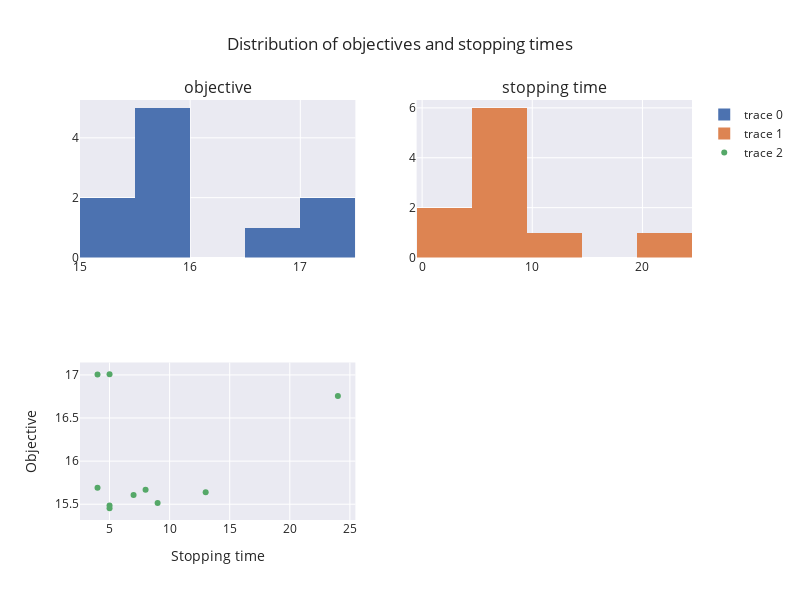

The notebook cell saved with this chart:
### Markdown cell above
### Run the model

### Code cell
# initialize the model and the policy
policy_names = ["sell_low", "high_low", "track"]
state_names = ["price", "price_smoothed", "resource", "bias"]
init_state = {
    "price": initPrice,
    "price_smoothed": initPrice,
    "resource": 1,
    "bias": initBias,
}
decision_names = ["sell", "hold"]

M = AssetSellingModel(state_names, decision_names, init_state, exog_params, T)
P = AssetSellingPolicy(M, policy_names)
t = 0

# make a policy_info dict object to pass policy-specific parameters
policy_info = {
    "sell_low": param_list[0],
    "high_low": param_list[1],
    "track": param_list[2],
}

start = time.time()
print(
    "Selected policy {}, time horizon {}, initial price {} and number of iterations {}".format(
        policy_selected, T, initPrice, nIterations
    )
)

# Evaluate one of the policies for one value of theta
if grid_search == False:
    contribution_iterations = []
    state_histories = []
    for i in range(nIterations):
        contribution, t_stop, state_history = P.run_policy(
            policy_info, policy_selected, t
        )
        contribution_iterations.append((contribution, t_stop))
        state_history["iteration"] = i
        state_histories.append(state_history)

    contribution_iterations = pd.DataFrame(
        contribution_iterations, columns=["objective", "stopping time"]
    )
    state_histories = pd.concat(state_histories)

    print("Contribution per iteration: ")
    print(contribution_iterations)

    fig = make_subplots(rows=2, cols=2, subplot_titles=["objective", "stopping time"])

    fig.add_trace(
        go.Histogram(x=contribution_iterations["objective"]),
        row=1,
        col=1,
    )

    fig.add_trace(
        go.Histogram(x=contribution_iterations["stopping time"]), row=1, col=2
    )

    fig.add_trace(
        go.Scatter(
            x=contribution_iterations["stopping time"],
            y=contribution_iterations["objective"],
            mode="markers",
        ),
        row=2,
        col=1,
    )
    fig["layout"]["xaxis3"]["title"] = "Stopping time"
    fig["layout"]["yaxis3"]["title"] = "Objective"

    fig.update_layout(
        height=600,
        width=800,
        title_text="Distribution of objectives and stopping times",
    )
    fig.show()

else:
    # Run a grid-search procedure for the selected policy

    # Get the theta values to carry out a full grid search
    theta_values, theta_high_values, theta_low_values = P.grid_search_theta_values(
        policy_selected,
        sheet2["low_min"][0],
        sheet2["low_max"][0],
        sheet2["high_min"][0],
        sheet2["high_max"][0],
        sheet2["track_min"][0],
        sheet2["track_max"][0],
        sheet2["increment_size"][0],
    )
    # use those theta values to calculate corresponding contribution values

    contribution_iterations = [
        P.vary_theta(policy_info, policy_selected, t, theta_values)
        for ite in list(range(nIterations))
    ]

    contribution_iterations = np.array(contribution_iterations)
    contribution_avgs = contribution_iterations.mean(axis=0)

    if policy_selected == "high_low":
        # plot average contributions of theta values on a heat map
        contribution_matrix = np.reshape(
            contribution_avgs[:, 0], (len(theta_low_values), -1)
        )
        fig = px.imshow(
            contribution_matrix,
            labels={"x": "theta_high", "y": "theta_low"},
            x=theta_high_values,
            y=theta_low_values,
        )
        fig.show()
    else:
        # plot average contributions of theta values in a line graph
        fig = px.line(x=theta_low_values, y=contribution_avgs[:, 0])
        fig.show()

end = time.time()
print("{} secs".format(end - start))

### Figure 1 — Plotly figure (JSON) as saved in the notebook; plotly's stock layout.template omitted (floating-point values rounded to 4 significant figures)
{"data": [{"type": "histogram", "x": [15.67, 15.64, 15.48, 17.01, 15.45, 15.69, 15.61, 16.75, 15.52, 17.0], "xaxis": "x", "yaxis": "y"}, {"type": "histogram", "x": [8, 13, 5, 5, 5, 4, 7, 24, 9, 4], "xaxis": "x2", "yaxis": "y2"}, {"mode": "markers", "type": "scatter", "x": [8, 13, 5, 5, 5, 4, 7, 24, 9, 4], "xaxis": "x3", "y": [15.67, 15.64, 15.48, 17.01, 15.45, 15.69, 15.61, 16.75, 15.52, 17.0], "yaxis": "y3"}], "layout": {"annotations": [{"font": {"size": 16}, "showarrow": false, "text": "objective", "x": 0.225, "xanchor": "center", "xref": "paper", "y": 1, "yanchor": "bottom", "yref": "paper"}, {"font": {"size": 16}, "showarrow": false, "text": "stopping time", "x": 0.775, "xanchor": "center", "xref": "paper", "y": 1, "yanchor": "bottom", "yref": "paper"}], "height": 600, "title": {"text": "Distribution of objectives and stopping times"}, "width": 800, "xaxis": {"anchor": "y", "domain": [0, 0.45]}, "xaxis2": {"anchor": "y2", "domain": [0.55, 1]}, "xaxis3": {"anchor": "y3", "domain": [0, 0.45], "title": {"text": "Stopping time"}}, "xaxis4": {"anchor": "y4", "domain": [0.55, 1]}, "yaxis": {"anchor": "x", "domain": [0.625, 1]}, "yaxis2": {"anchor": "x2", "domain": [0.625, 1]}, "yaxis3": {"anchor": "x3", "domain": [0, 0.375], "title": {"text": "Objective"}}, "yaxis4": {"anchor": "x4", "domain": [0, 0.375]}}}
